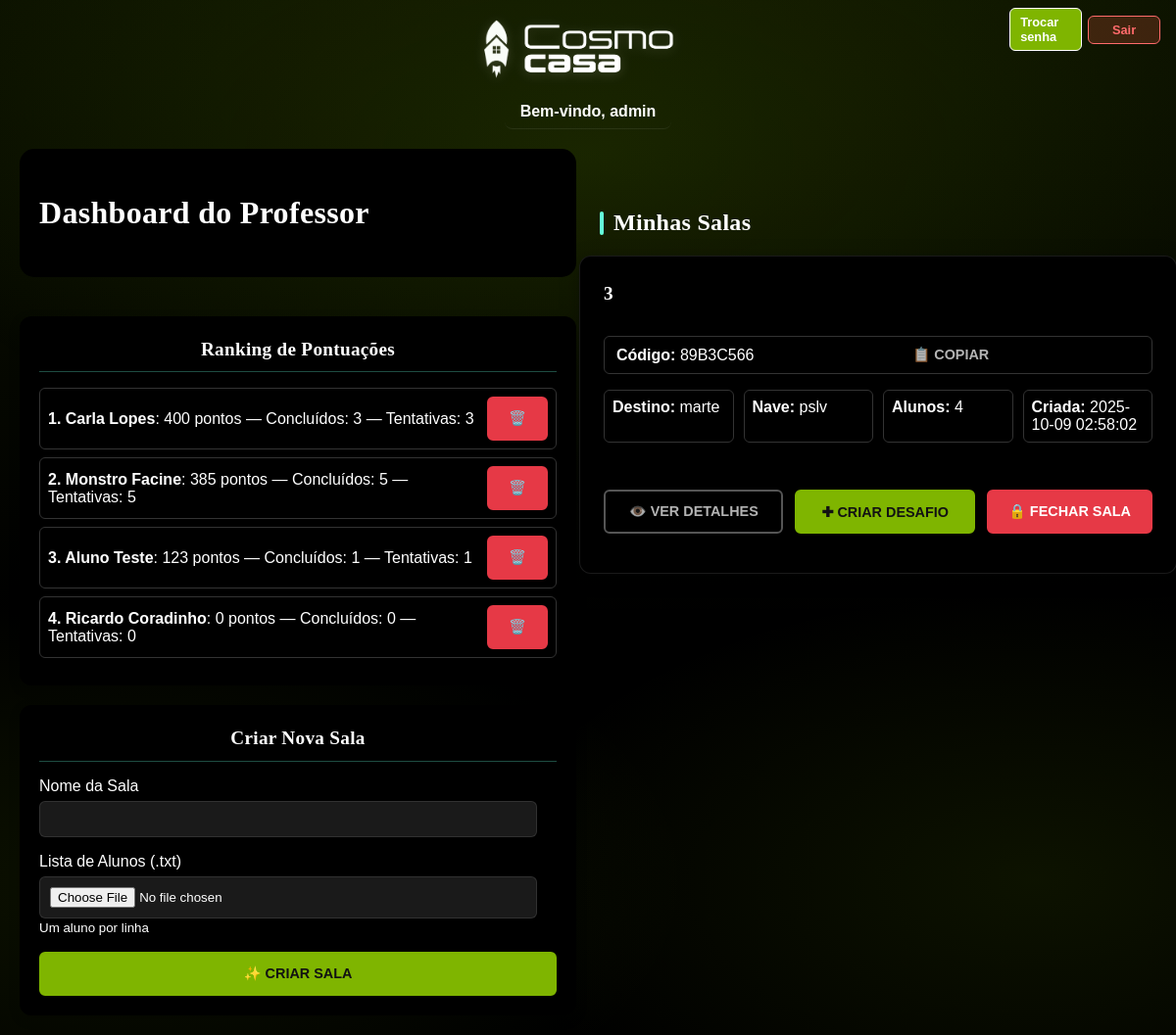
Page /professor/dashboard (signed in) on the committed database.
### tables this page shows
CREATE TABLE admins (
                    id INTEGER PRIMARY KEY AUTOINCREMENT,
                    username TEXT UNIQUE NOT NULL,
                    password_hash TEXT NOT NULL,
                    must_change INTEGER DEFAULT 1,
                    created_at TEXT
                );

CREATE TABLE alunos (
                    id INTEGER PRIMARY KEY AUTOINCREMENT,
                    sala_id INTEGER NOT NULL,
                    nome TEXT NOT NULL,
                    email TEXT,
                    progresso_json TEXT,
                    data_ingresso DATETIME DEFAULT CURRENT_TIMESTAMP, excluir_ranking INTEGER DEFAULT 0,
                    FOREIGN KEY (sala_id) REFERENCES salas_virtuais (id)
                );

CREATE TABLE salas_virtuais (
                    id INTEGER PRIMARY KEY AUTOINCREMENT,
                    codigo_sala TEXT UNIQUE NOT NULL,
                    professor_id INTEGER NOT NULL,
                    nome_sala TEXT NOT NULL,
                    destino TEXT NOT NULL,
                    nave_id TEXT NOT NULL,
                    desafios_json TEXT NOT NULL,
                    ativa BOOLEAN DEFAULT 1,
                    data_criacao DATETIME DEFAULT CURRENT_TIMESTAMP,
                    data_expiracao DATETIME, desafio_selecionado_index INTEGER,
                    FOREIGN KEY (professor_id) REFERENCES professores (id)
                );

### routes/professor.py (the view)
@professor_bp.route('/dashboard', endpoint='professor_dashboard')
def dashboard():
    ranking = []
    salas = []
    salas_inativas = []
    estatisticas_salas = []
    must_change_admin = 0
    professor_nome = session.get('professor_nome') or 'Administrador'
    try:
        with sqlite3.connect(db_manager.db_path) as conn:
            cursor = conn.cursor()
            cursor.execute('''
                SELECT s.id, s.codigo_sala, s.nome_sala, s.destino, s.nave_id,
                       s.data_criacao, s.desafios_json, s.desafio_selecionado_index,
                       COUNT(a.id) AS aluno_count
                FROM salas_virtuais s
                LEFT JOIN alunos a ON a.sala_id = s.id
                WHERE s.ativa = 1
                GROUP BY s.id
                ORDER BY s.data_criacao DESC
            ''')
            rows = cursor.fetchall()
            cols = [d[0] for d in cursor.description]
            for r in rows:
                d = dict(zip(cols, r))
                try:
                    desafios = json.loads(d.get('desafios_json') or '[]')
                except Exception:
                    desafios = []
                salas.append({
                    'id': d.get('id'),
                    'codigo': d.get('codigo_sala'),
                    'nome_sala': d.get('nome_sala'),
                    'destino': d.get('destino'),
                    'nave_id': d.get('nave_id'),
                    'aluno_count': d.get('aluno_count') or 0,
                    'data_criacao': d.get('data_criacao'),
                    'desafios': desafios,
                    'desafio_selecionado_index': d.get('desafio_selecionado_index')
                })
    except Exception:
        pass
    try:
        with sqlite3.connect(db_manager.db_path) as conn:
            cursor = conn.cursor()
            cursor.execute('''
                SELECT s.id, s.codigo_sala, s.nome_sala, s.destino, s.nave_id,
                       s.data_criacao, COUNT(a.id) AS aluno_count
                FROM salas_virtuais s
                LEFT JOIN alunos a ON a.sala_id = s.id
                WHERE s.ativa = 0
                GROUP BY s.id
                ORDER BY s.data_criacao DESC
            ''')
            rows = cursor.fetchall()
            cols = [d[0] for d in cursor.description]
            for r in rows:
                d = dict(zip(cols, r))
                salas_inativas.append({
                    'codigo': d.get('codigo_sala'),
                    'nome_sala': d.get('nome_sala'),
                    'destino': d.get('destino'),
                    'nave_id': d.get('nave_id'),
                    'aluno_count': d.get('aluno_count') or 0,
                    'data_criacao': d.get('data_criacao')
                })
    except Exception:
        pass
    try:
        if len(salas) == 1 and salas[0].get('id'):
            ranking = db_manager.obter_ranking_sala(salas[0]['id'], limit=50)
        elif len(salas) > 1:
            ranking = db_manager.obter_ranking_salas_ativas(limit=100)
    except Exception:
        logging.exception('Falha ao obter ranking')
    try:
        estatisticas_salas = db_manager.obter_estatisticas_por_sala()
    except Exception:
        estatisticas_salas = []
    try:
        if session.get('user_role') == 'admin':
            with sqlite3.connect(db_manager.db_path) as conn:
                cursor = conn.cursor()
                cursor.execute('SELECT must_change FROM admins WHERE username = ?', ('admin',))
                row = cursor.fetchone()
                if row:
                    must_change_admin = row[0] or 0
    except Exception:
        logging.exception('Falha ao obter flag must_change do admin')
    return render_template(
        'professor_dashboard.html',
        ranking=ranking,
        salas=salas,
        salas_inativas=salas_inativas,
        estatisticas_salas=estatisticas_salas,
        must_change_admin=must_change_admin,
        professor_nome=professor_nome,
    )

### app.py (called while the page is built)
@app.before_request
def _global_guard_missao():
    try:
        ep = (request.endpoint or '')
        if ep.startswith('missao.') and ep not in {'missao.ranking_rodada', 'missao.game_over'}:
            if ep == 'missao.montagem_transporte' and (session.get('user_role') in {'professor', 'admin'} or session.get('professor_id')):
                return None
            if not session.get('aluno_id'):
                return redirect(url_for('aluno.aluno_entrar'))
        return None
    except Exception:
        return None

### routes/professor.py (called while the page is built)
@professor_bp.before_request
def _require_professor_role():
    allowed = {
        'professor.professor_login',
        'professor.professor_logout',
    }
    if request.endpoint in allowed:
        return None
    try:
        if (session.get('user_role') in {'professor', 'admin'}) or session.get('professor_id'):
            return None
    except Exception:
        pass
    if request.method == 'GET':
        return redirect(url_for('professor.professor_login', next=request.path))
    return Response("Acesso negado: professor requerido.", status=403)

@professor_bp.after_request
def _professor_no_cache(response):
    try:
        if response.mimetype == 'text/html':
            response.headers['Cache-Control'] = 'no-store, no-cache, must-revalidate, private'
            response.headers['Pragma'] = 'no-cache'
            response.headers['Expires'] = '0'
    except Exception:
        pass
    return response

### templates/professor_dashboard.html (shortened to what this page needs)
<!DOCTYPE html>
<html lang="pt-br">
<head>
    <link rel="stylesheet" href="{{ url_for('static', filename='css/style.css') }}">
    <link rel="stylesheet" href="{{ url_for('static', filename='css/dashboard.css') }}">
</head>
<body class="conteudo-centralizado">
    <header class="brand-header">
        <img class="brand-logo" src="{{ url_for('static', filename='imagens/Group 3.png') }}" alt="Cosmo Casa logo">
    </header>
    <div class="topbar-actions-row">
        <div class="topbar-actions">
            <a href="{{ url_for('professor.professor_reset_password', next=request.path) }}" class="action-btn">Trocar senha</a>
            <a href="{{ url_for('professor.professor_logout') }}" class="action-btn danger">Sair</a>
        </div>
    </div>
    <div class="topbar">
        <div class="user">Bem-vindo, {{ professor_nome or 'Professor' }}</div>
    </div>
    <main class="dashboard-container">
        <div class="page-grid">
            <section class="actions-column">
                <div class="dashboard-header">
                    <h2>Dashboard do Professor</h2>
                </div>
                <div class="dashboard-grid">
            <div class="dashboard-card">
                <h4>Ranking de Pontuações</h4>
                {% if ranking %}
                <div class="ranking-list">
                    {% for item in ranking %}
                    <div class="ranking-item">
                        <span><strong>{{ loop.index }}. {{ item.nome }}</strong>: {{ item.total }} pontos — Concluídos: {{ item.concluidos }} — Tentativas: {{ item.tentativas }}</span>
                        <form method="POST" action="{{ url_for('professor.professor_excluir_aluno_ranking') }}">
                            <button type="submit" class="action-btn danger">🗑️</button>
                        </form>
                    </div>
                    {% endfor %}
                </div>
                {% else %}
                <div class="empty-state empty-state--compact">
                    <p>Ainda não há pontuações registradas.</p>
                </div>
                {% endif %}
            </div>
            <div class="dashboard-card">
                <h4>Criar Nova Sala</h4>
                <form method="POST" action="{{ url_for('professor.professor_criar_sala') }}" enctype="multipart/form-data">
                    <div class="form-group">
                        <label for="nome_sala" class="form-label">Nome da Sala</label>
                        <input type="text" id="nome_sala" name="nome_sala" class="form-input" required>
                    </div>
                    <div class="form-group">
                        <label for="lista_alunos" class="form-label">Lista de Alunos (.txt)</label>
                        <input type="file" id="lista_alunos" name="lista_alunos" accept=".txt" class="form-input" required>
                        <small>Um aluno por linha</small>
                    </div>
                    <button type="submit" class="action-btn success btn-block">
                        ✨ Criar Sala
                    </button>
                </form>
            </div>
                </div>
            </section>
        <section class="salas-column">
        <h3 class="section-title">Minhas Salas</h3>
        {% if salas %}
        <div class="salas-container">
            {% for sala in salas %}
            <div class="sala-card">
                <div class="sala-header">
                    <h4 class="sala-title">{{ sala.nome_sala }}</h4>
                </div>
                <div class="sala-code">
                    <span><strong>Código:</strong> {{ sala.codigo }}</span>
                    <button class="action-btn ml-auto btn-compact" onclick="copiarCodigo('{{ sala.codigo }}')">
                        📋 Copiar
                    </button>
                </div>
                <div class="sala-info">
                    <div class="sala-info-item">
                        <strong>Destino:</strong> {{ sala.destino }}
                    </div>
                    <div class="sala-info-item">
                        <strong>Nave:</strong> {{ sala.nave_id }}
                    </div>
                    <div class="sala-info-item">
                        <strong>Alunos:</strong> {{ sala.aluno_count }}
                    </div>
                    <div class="sala-info-item">
                        <strong>Criada:</strong> {{ sala.data_criacao }}
                    </div>
                </div>
                <div class="sala-actions">
                    <a href="{{ url_for('professor.professor_sala_detalhes', codigo_sala=sala.codigo) }}" class="action-btn info">
                        👁️ Ver detalhes
                    </a>
                    <a href="{{ url_for('tela_selecao', codigo_sala=sala.codigo) }}" class="action-btn success">
                        ✚ Criar desafio
                    </a>
                    <form method="POST" action="{{ url_for('professor.professor_sala_fechar') }}" class="no-margin">
                        <button type="submit" class="action-btn danger">
                            🔒 Fechar sala
                        </button>
                    </form>
                </div>
            </div>
            {% endfor %}
        </div>
        {% else %}
        <div class="empty-state">
            <h2 class="empty-text">Nenhuma sala criada ainda</h2>
            <p>Crie sua primeira sala virtual para começar a jornada espacial com seus alunos!</p>
        </div>
        {% endif %}
        </section>
        </div>
    </main>
</body>
</html>

### static/css/style.css (style rules this page uses)
body { background-color: #000; background-image: linear-gradient(180deg, rgba(127,181,0,0.10) 0%, rgba(0,0,0,0.0) 60%), url('https://www.transparenttextures.com/patterns/stardust.png'); background-repeat: no-repeat, repeat; background-position: center, top left; background-size: cover, auto; background-attachment: fixed, scroll; color: white; font-family: 'Gotham Book', Arial, sans-serif; display: flex; justify-content: center; align-items: center; height: 100vh; margin: 0; overflow-x: hidden; }
body::before { content: ''; position: fixed; inset: 0; z-index: -1; pointer-events: none; background: radial-gradient(1200px 600px at 50% 15%, rgba(127,181,0,0.14), rgba(0,0,0,0) 60%), radial-gradient(900px 480px at 12% 85%, rgba(127,181,0,0.10), rgba(0,0,0,0) 62%), radial-gradient(900px 480px at 88% 85%, rgba(127,181,0,0.10), rgba(0,0,0,0) 62%); }
html, body { min-height: 100%; }
body.conteudo-centralizado { display: flex; flex-direction: column; align-items: center; justify-content: flex-start; min-height: 100vh; padding-top: 16px; }
h1, h2, h3 { font-size: 2em; font-family: 'Korataki', Arial, sans-serif; color: #ffffff; }
h4, h5, h6 { font-family: 'Korataki', Arial, sans-serif; font-size: 1.25em; color: #ffffff; }
h4 { font-family: 'Korataki', Arial, sans-serif; margin-top: 20px; margin-bottom: 20px; color: var(--cor-texto-secundario); line-height: 1.5; text-align: center; }
:root { --btn-green: ##7FB500; --btn-text: #ffffff; --btn-hover-bg: #ffffff; --btn-hover-text: #000000; }
.botao, .action-btn, .share-btn { background-color: var(--btn-green); color: var(--btn-text); border: 1px solid var(--btn-green); }
.brand-header { display: flex; align-items: center; justify-content: center; gap: 8px; margin-bottom: 16px; }
.brand-logo { max-width: 220px; width: clamp(120px, 24vw, 220px); height: auto; padding-bottom: 0; filter: drop-shadow(0 2px 6px rgba(255,255,255,0.15)); }
.dashboard-container { max-width: 1200px; margin: 0 auto; padding: 20px; }
.dashboard-header { display: flex; justify-content: space-between; align-items: center; margin-bottom: 40px; padding: 20px; background: #000; border-radius: 15px; }
.action-btn { flex: 1; padding: 10px; border: none; border-radius: 8px; cursor: pointer; font-weight: bold; transition: background 0.2s; }
.action-btn { flex: 1; padding: 8px; border: none; border-radius: 6px; cursor: pointer; font-size: 12px; transition: background 0.2s; }
.topbar { display:flex; justify-content:flex-start; align-items:center; padding:8px 16px; border-bottom:1px solid rgba(255,255,255,0.08); border-radius: 8px; }
.topbar .user { color:#fff; font-weight:600; font-family: inherit; }
.topbar-actions { display:flex; gap:8px; align-items:center; margin-left: auto; }
.topbar-actions-row { position: fixed; top: 8px; right: 16px; z-index: 1000; display:flex; justify-content:flex-end; align-items:center; padding: 0; }
.topbar-actions-row .topbar-actions { display:flex; gap:6px; align-items:center; flex-wrap: wrap; }
.topbar-actions-row .action-btn { padding: 6px 10px; font-size: 0.8rem; font-family: inherit; text-transform: none; font-weight: 600; background: #7FB500; color: #fff; border: 1px solid; border-radius: 6px; cursor: pointer; transition: background-color 0.2s, transform 0.1s; text-decoration: none; }
.topbar-actions-row .action-btn.danger { background: rgba(255, 99, 71, 0.2); color: #ff6b6b; border: 1px solid #ff6b6b; }
.dashboard-container h1, .dashboard-container h2, .dashboard-container h3, .dashboard-container h4, .dashboard-container h5, .dashboard-container h6, .dashboard-container .card-title, .dashboard-container .sala-title, .dashboard-container .desafios-title, .dashboard-container .empty-text { font-family: 'Korataki'; letter-spacing: 0.3px; }
.ranking-list { margin-top: 16px; }
.ranking-item { padding: 12px; border: 1px solid #2b2b2b; border-radius: 10px; margin-bottom: 10px; display: flex; align-items: center; gap: 12px; background: rgba(255, 255, 255, 0.02); }
.section-title { color: #2c3e50; margin-bottom: 1rem; }

### rows in the picture
admins: username "admin"
alunos: nome "Carla Lopes", total "400", concluidos "3", tentativas "3"
alunos: nome "Monstro Facine", total "385", concluidos "5", tentativas "5"
alunos: nome "Aluno Teste", total "123", concluidos "1", tentativas "1"
alunos: nome "Ricardo Coradinho", total "0", concluidos "0", tentativas "0"
salas_virtuais: nome_sala "3", codigo "89B3C566", destino "marte", nave_id "pslv", aluno_count "4", data_criacao "2025-10-09 02:58:02"
